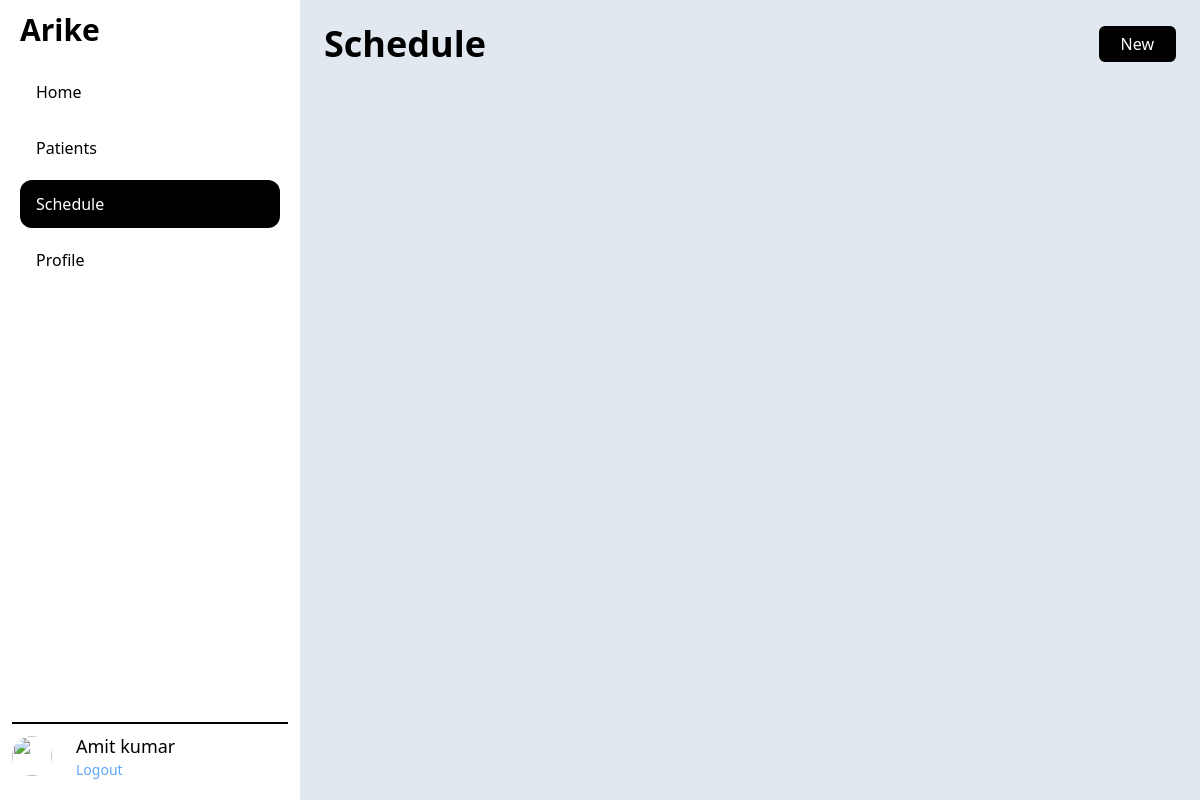
/patient/schedule/ (signed in), run on an earlier commit of the app's database.
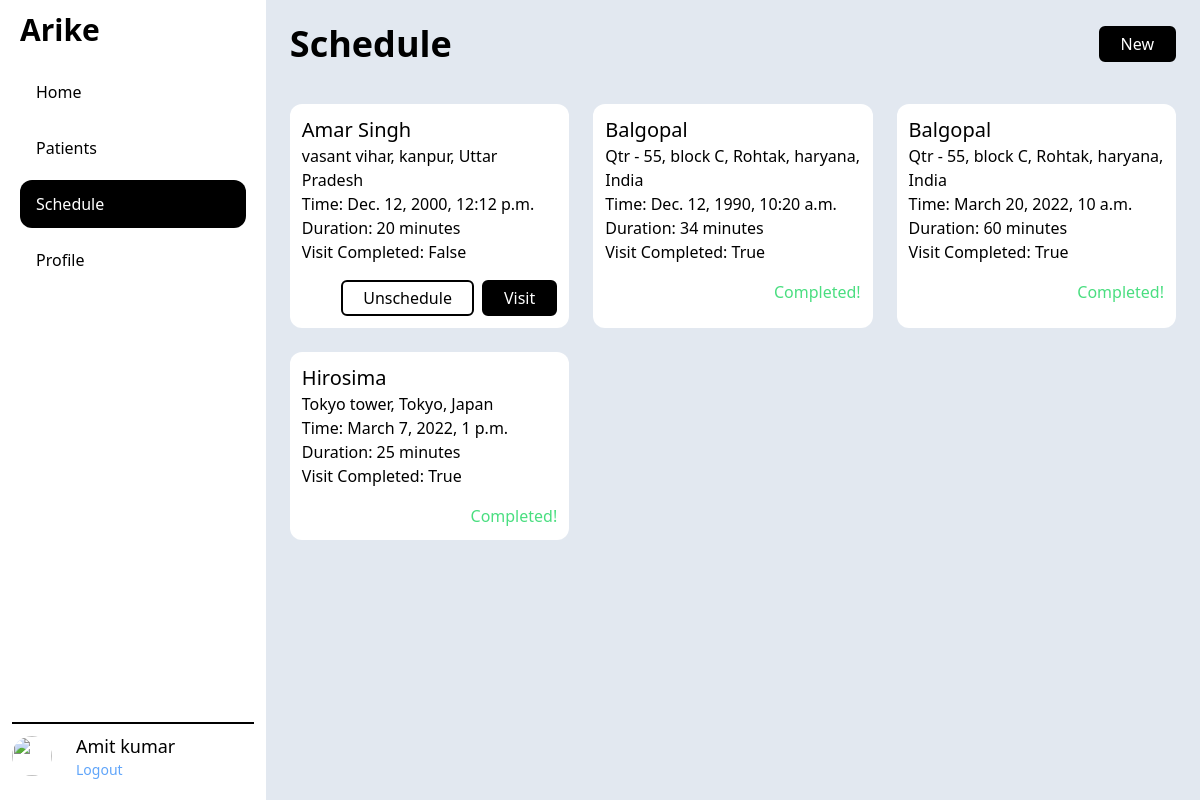
And on a later commit of the database.
### app_admin/models.py (models this page shows)
class AppUser(AbstractBaseUser, PermissionsMixin):
    fullname = models.CharField(max_length=TEXT_LENGTH, blank=True)
    role = models.CharField(choices=ROLE_CHOICES,
                            max_length=TEXT_LENGTH, default=ROLE_CHOICES[0][0])
    email = models.EmailField(unique=True)
    phone = models.IntegerField(blank=True, null=True)
    is_verified = models.BooleanField(default=False)
    district = models.ForeignKey(
        District, on_delete=models.CASCADE, blank=True, null=True)
    facility = models.ForeignKey(
        Facility, on_delete=models.CASCADE, blank=True, null=True)
    is_staff = models.BooleanField(default=False)
    is_active = models.BooleanField(default=True)
    is_superuser = models.BooleanField(default=False)
    USERNAME_FIELD = "email"
    REQUIRED_FIELDS = []
    objects = AppUserManager()

### patient/models.py (models this page shows, shortened)
class VisitSchedule(models.Model):
    visit_time = models.DateTimeField()
    duration = models.IntegerField()
    visit_completed = models.BooleanField(default=False)
    patient = models.ForeignKey(Patient, on_delete=models.CASCADE)
    nurse = models.ForeignKey(AppUser, on_delete=models.CASCADE)

class Patient(models.Model):
    full_name = models.CharField(max_length=TEXT_LENGTH)
    date_of_birth = models.DateField()
    address = models.TextField()
    landmark = models.CharField(max_length=TEXT_LENGTH, blank=True)
    phone = models.IntegerField()
    gender = models.CharField(choices=GENDER_CHOICES, max_length=TEXT_LENGTH)
    emergency_phone_number = models.IntegerField()
    expired_time = models.DateTimeField(null=True, blank=True)
    ward = models.CharField(max_length=TEXT_LENGTH)
    facility = models.ForeignKey(Facility, on_delete=models.CASCADE)

### patient/views.py (the view)
# urls.py: path('schedule/',views.VisitScheduleListView.as_view(), name="schedule_list"),
class VisitScheduleListView(generic.ListView):
    model = VisitSchedule
    template_name = "patient/schedule_list.html"

### patient/templates/patient/schedule_list.html
{% extends "base.html" %}
{% block content %}
    <div class="flex justify-between items-center">
        <h1 class="text-4xl font-bold">Schedule</h1>
        <a href="{% url 'patient:schedule_form' %}">
            <span class="inline-block rounded-md border-2 border-black cursor-pointer px-5 py-1 bg-black text-white">New</span>
        </a>
    </div>
    <section class="mt-10">
        <ul class="grid grid-cols-2 md:grid-cols-3 gap-6">
            {% for schedule in visitschedule_list %}
                <li>
                    <div class="h-full text-base p-3 bg-white rounded-xl">
                        <h3 class="text-xl font-medium">{{schedule.patient.full_name}}</h3>
                        <p>{{schedule.patient.address}}</p>
                        <p><span class="font-medium">Time:</span> {{schedule.visit_time}}</p>
                        <p><span class="font-medium">Duration:</span> {{schedule.duration}} minutes</p>
                        <p><span class="font-medium">Visit Completed:</span> {{schedule.visit_completed}}</p>
                        <div class="mt-4 flex justify-end gap-2">
                            {% if schedule.visit_completed %}
                                <span class="text-green-400">Completed!</span>
                            {% else %}
                                <a href="#">
                                    <span class="inline-block rounded-md border-2 border-black cursor-pointer px-5 py-1">Unschedule</span>
                                </a>
                                <a href="{% url 'patient:schedule_detail' schedule.id %}">
                                    <span class="inline-block rounded-md border-2 border-black cursor-pointer px-5 py-1 bg-black text-white">Visit</span>
                                </a>
                            {% endif %}
                        </div>
                    </div>
                </li>
            {% endfor %}
        </ul>
    </section>
{% endblock %}

### templates/base.html (shortened to what this page needs)
{% url 'patient:patient_list' as patient_url %}
{% url 'home_page' as home_url %}
{% url 'app_admin:facility_list' as facility_url %}
{% url 'app_admin:user_list' as user_url %}
{% url 'app_admin:profile_page' as profile_url %}
{% url 'patient:schedule_list' as schedule_url %}
<!DOCTYPE html>
<html lang="en">
<head>
    <script src="https://cdn.tailwindcss.com"></script>
</head>
<body>
    <div class="main_app h-screen flex flex-row">
        <div class="basis-1/4 flex flex-col p-3">
            <div>
                <h1 class="text-3xl font-bold ml-2">Arike</h1>
            </div>
            <nav class="grow flex flex-col p-2 py-4">
                <a class="hover:bg-black hover:text-white my-1 p-3 pl-4 rounded-xl {% if request.path == home_url %} text-white bg-black {% endif %}" href="{{home_url}}">Home</a>
                <a class="hover:bg-black hover:text-white my-1 p-3 pl-4 rounded-xl {% if patient_url in request.path and schedule_url not in request.path %} text-white bg-black {% endif %}" href="{{patient_url}}">Patients</a>
                <a class="hover:bg-black hover:text-white my-1 p-3 pl-4 rounded-xl {% if schedule_url in request.path %} text-white bg-black {% endif %}" href="{{schedule_url}}">Schedule</a>
                <a class="hover:bg-black hover:text-white my-1 p-3 pl-4 rounded-xl {% if profile_url in request.path %} text-white bg-black {% endif %}" href="{{profile_url}}">Profile</a>
            </nav>
            <div class="border-t-2 border-black flex items-center py-2">
                {% if user.is_authenticated %}
                <img class="h-10 w-10 rounded-full"
                    src="https://img.freepik.com/free-vector/mysterious-mafia-man-smoking-cigarette_52683-34828.jpg?t=st=1646297009~exp=1646297609~hmac=c27dc13388a3c6e94f089242b641cd9315c087c7e410346b2e151a41e6f7775d&w=740" />
                <div class="ml-6">
                    <p class="text-lg font-medium">{{user.fullname}}</p>
                    <p class="text-sm">
                        <a href="{% url 'auth_logout' %}" class="text-blue-400">Logout</a>
                    </p>
                </div>
                {% else %}
                <div class="grow text-center">
                    <a href="{% url 'auth_login' %}" class="text-blue-400">Login</a>
                </div>
                {% endif %}
            </div>
        </div>
        <main class="grow bg-slate-200 p-6 overflow-y-auto">
            {% block content %} {% endblock %}
        </main>
    </div>
</body>
</html>

What changed in the data, as far as the page shows it:
added VisitSchedule: patient.full_name "Amar Singh", patient.address "vasant vihar, kanpur, Uttar Pradesh", visit_time "Dec. 12, 2000, 12:12 p.m.", duration "20", visit_completed "False", shows "Unschedule"
added VisitSchedule: patient.full_name "Balgopal", patient.address "Qtr - 55, block C, Rohtak, haryana, India", visit_time "Dec. 12, 1990, 10:20 a.m.", duration "34", visit_completed "True", shows "Completed!"
added VisitSchedule: patient.full_name "Balgopal", patient.address "Qtr - 55, block C, Rohtak, haryana, India", visit_time "March 20, 2022, 10 a.m.", duration "60", visit_completed "True", shows "Completed!"
added VisitSchedule: patient.full_name "Hirosima", patient.address "Tokyo tower, Tokyo, Japan", visit_time "March 7, 2022, 1 p.m.", duration "25", visit_completed "True", shows "Completed!"
